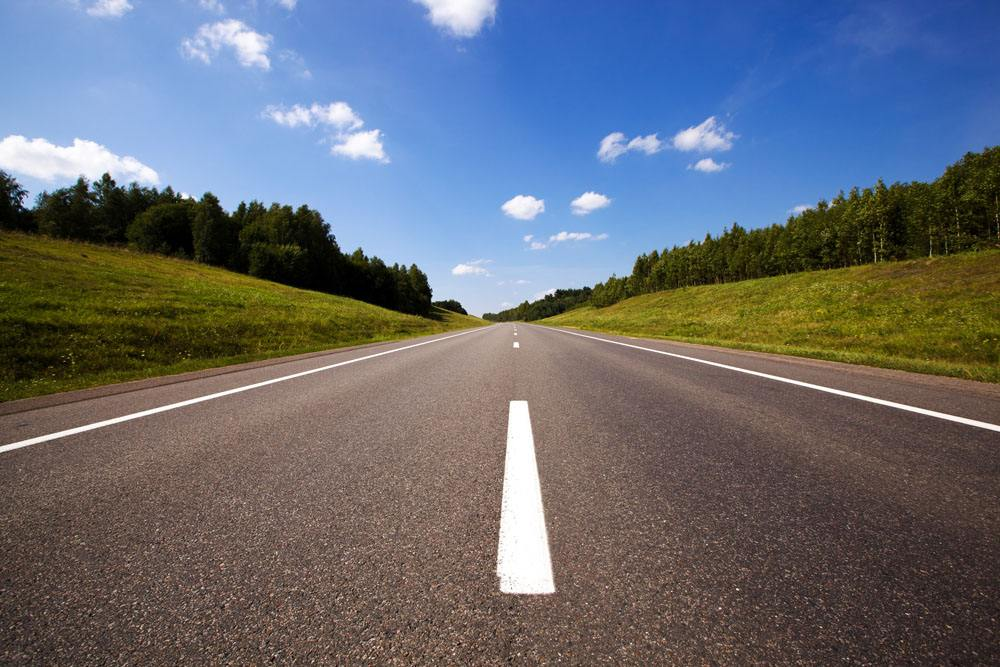
#> input picture 灰度化/input/road.jpg, 1000 x 667 px
$ jupyter execute RGB_to_gray.ipynb
#> lines starting #> are read from the running program, lines starting #| are printed output that depends on the picture
# RGB图像进行灰度化

- python3 实现
- 通过cvtColor函数

[cell 1]
#导入opencv库
import cv2
import numpy as np

[cell 2]
#读取图片
image = cv2.imread('./input/road.jpg')
#> image is the input picture: shape (667, 1000, 3); mean B, G, R 114.9, 106.7, 102.5
cv2.imshow('original',image)

#灰度处理
im_gray = cv2.cvtColor(image, cv2.COLOR_BGR2GRAY)
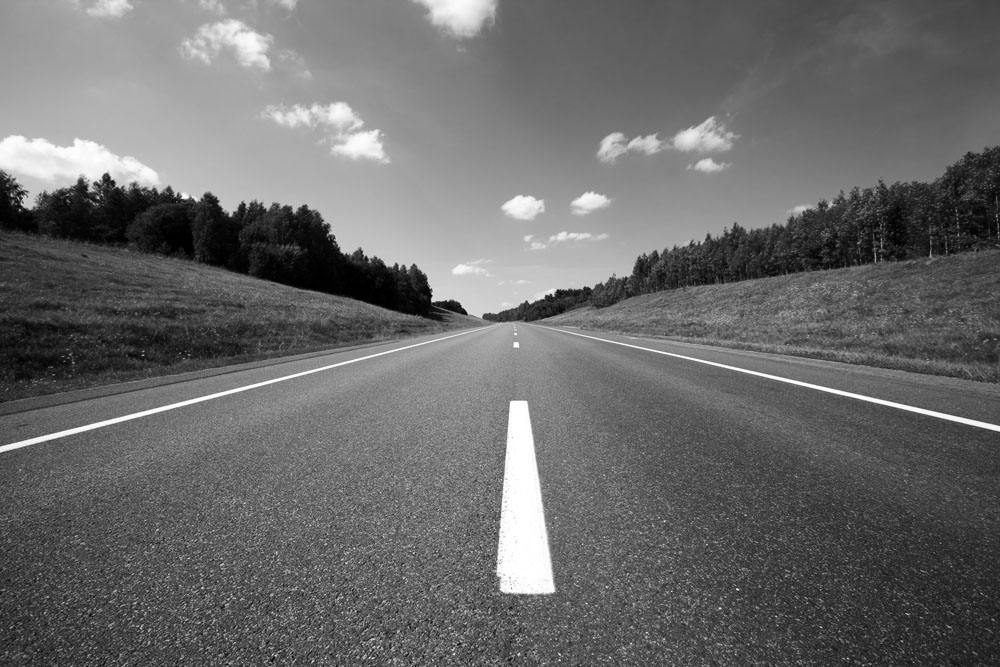
#> im_gray: shape (667, 1000); min 0, max 255, mean 106.3
cv2.imshow('gray',im_gray)

cv2.waitKey()
cv2.destroyAllWindows()
